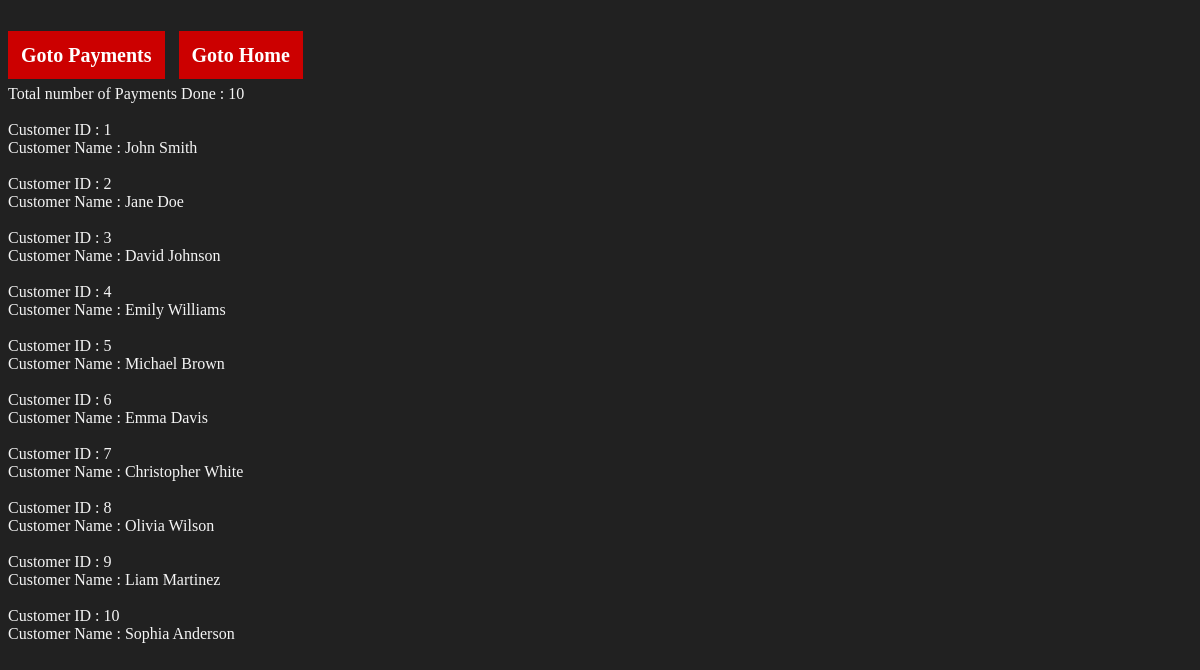
The page /php/paydisp_2.php on the database its author committed.
### tables this page shows
CREATE TABLE Payments
(
    PaymentID INT AUTO_INCREMENT PRIMARY KEY,
    PaymentName VARCHAR(50) NOT NULL,
    BookName VARCHAR(50),
    PaymentDate DATE,
    PaymentType VARCHAR(50),
    Amount FLOAT
);

### php/paydisp_2.php (the view, shortened to what this page needs)
<html>
<head>
    <link rel="stylesheet" href="../css/header-footer.css">
</head>
<body>
    <br><br>
    <a href="../html/payment.html" class="links">Goto Payments</a>
    <a href="../html/home.html" class="links">Goto Home</a>
    <br><br>
</body>
<html>
<?php
    $conn = mysqli_connect("localhost", "root", "", "BMSystem");
    $query = "SELECT count(*) FROM Payments";
    $r = mysqli_query($conn, $query);
    if($r) {
        while($info = mysqli_fetch_array($r)) {
            echo "Total number of Payments Done : " . $info['count(*)'];
        }
    }
    $query = "
        SELECT PaymentID, PaymentName FROM Payments;
    ";
    $r = mysqli_query($conn, $query);
    if($r) {
        while($info = mysqli_fetch_array($r)) {
            echo "<br><br>Customer ID : " . $info['PaymentID'];
            echo "<br>Customer Name   : " . $info['PaymentName'];
        }
    }
?>

### css/header-footer.css (style rules this page uses)
body { background-color: #212121; color: whitesmoke; }
.links { text-decoration: none; color: white; background-color: #c00; padding: 13px; font-size: 20px; font-weight: bolder; margin-right: 10px; }

### rows shown on the page
payments: PaymentID "1", PaymentName "John Smith"
payments: PaymentID "2", PaymentName "Jane Doe"
payments: PaymentID "3", PaymentName "David Johnson"
payments: PaymentID "4", PaymentName "Emily Williams"
payments: PaymentID "5", PaymentName "Michael Brown"
payments: PaymentID "6", PaymentName "Emma Davis"
payments: PaymentID "7", PaymentName "Christopher White"
payments: PaymentID "8", PaymentName "Olivia Wilson"
payments: PaymentID "9", PaymentName "Liam Martinez"
payments: PaymentID "10", PaymentName "Sophia Anderson"

### other values the page prints
$info['count(*)'] "10"
